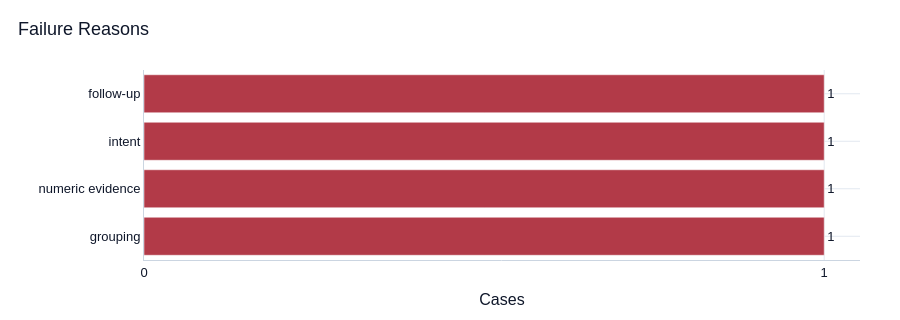

Notebook code for this chart:
### Code cell
failure_distribution = failure_distribution.sort_values("count")

fig = go.Figure()

fig.add_bar(
    x=failure_distribution["count"],
    y=failure_distribution["failure_reason"],
    orientation="h",
    marker_color=colors["red"],
    text=failure_distribution["count"],
    textposition="outside",
)

plotly_layout(
    fig,
    "Failure Reasons",
    x_title="Cases",
    y_title="",
    height=320,
)

fig.update_xaxes(dtick=1)

fig.show()

### Figure 1 — Plotly figure (JSON) as saved in the notebook; plotly's stock layout.template omitted (floating-point values rounded to 4 significant figures)
{"data": [{"marker": {"color": "#B23A48"}, "orientation": "h", "text": [1.0, 1.0, 1.0, 1.0], "textposition": "outside", "type": "bar", "x": [1, 1, 1, 1], "y": ["grouping", "numeric evidence", "intent", "follow-up"]}], "layout": {"font": {"color": "#0F172A", "family": "Arial, sans-serif", "size": 13}, "height": 320, "legend": {"orientation": "h", "x": 1, "xanchor": "right", "y": 1.02, "yanchor": "bottom"}, "margin": {"b": 60, "l": 70, "r": 40, "t": 70}, "paper_bgcolor": "#FFFFFF", "plot_bgcolor": "#FFFFFF", "title": {"font": {"color": "#0F172A", "size": 18}, "text": "Failure Reasons", "x": 0.02, "xanchor": "left"}, "xaxis": {"dtick": 1, "gridcolor": "#E2E8F0", "linecolor": "#CBD5E1", "showgrid": true, "title": {"text": "Cases"}, "zeroline": false}, "yaxis": {"gridcolor": "#E2E8F0", "linecolor": "#CBD5E1", "showgrid": true, "title": {"text": ""}, "zeroline": false}}}
